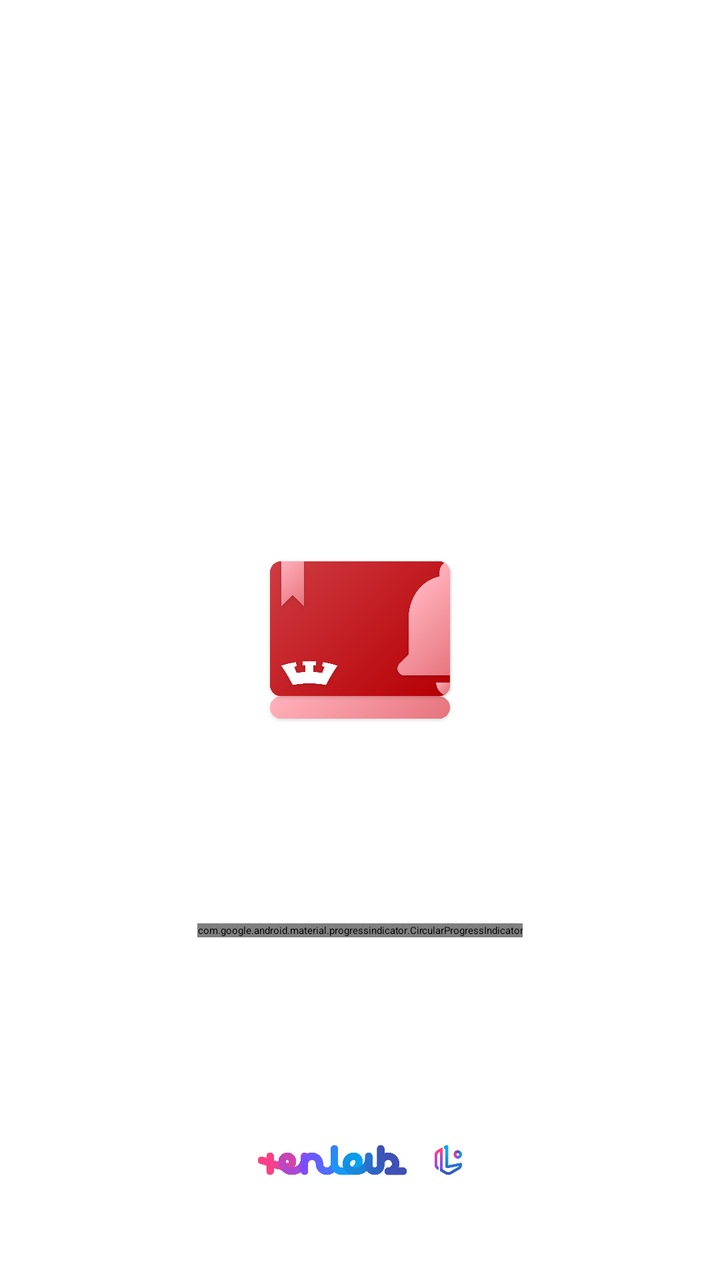
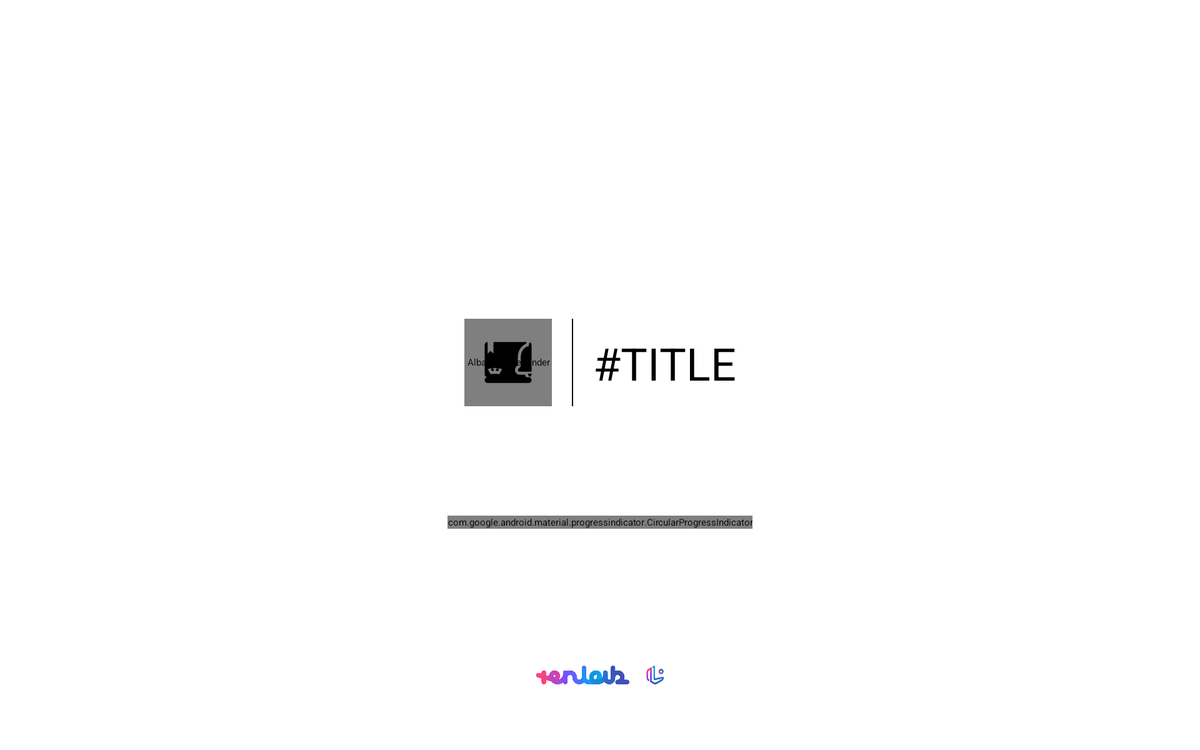

An Android layout and its configuration variant, each rendered on a device that would load it. The default file and the variant file are quoted in full after the pictures.
<!-- AndroidManifest.xml: application theme Theme.Albatross.Splash -->
<!-- res/layout/activity_splash.xml -->
<?xml version="1.0" encoding="utf-8"?>
<layout xmlns:android="http://schemas.android.com/apk/res/android"
    xmlns:app="http://schemas.android.com/apk/res-auto">
    <data>
        <variable
            name="activity"
            type="net.ienlab.sogangassist.activity.SplashActivity" />
    </data>

    <androidx.constraintlayout.widget.ConstraintLayout
        android:layout_width="match_parent"
        android:layout_height="match_parent">

        <ImageView
            android:id="@+id/imgLogo"
            android:layout_width="120dp"
            android:layout_height="120dp"
            android:src="@drawable/ic_icon_color"
            android:contentDescription="@string/real_app_name"
            app:layout_constraintStart_toStartOf="parent"
            app:layout_constraintEnd_toEndOf="parent"
            app:layout_constraintTop_toTopOf="parent"
            app:layout_constraintBottom_toBottomOf="parent" />

        <com.google.android.material.progressindicator.CircularProgressIndicator
            android:id="@+id/progressBar"
            android:layout_width="wrap_content"
            android:layout_height="wrap_content"
            android:indeterminate="true"
            app:indicatorColor="?attr/colorAccent"
            app:layout_constraintStart_toStartOf="parent"
            app:layout_constraintEnd_toEndOf="parent"
            app:layout_constraintTop_toBottomOf="@id/imgLogo"
            app:layout_constraintBottom_toTopOf="@id/devLogo" />

        <ImageView
            android:id="@+id/devLogo"
            android:layout_width="120dp"
            android:layout_height="60dp"
            android:src="@drawable/img_dev"
            android:layout_marginBottom="30dp"
            android:contentDescription="@string/dev_ienlab"
            app:layout_constraintStart_toStartOf="parent"
            app:layout_constraintEnd_toEndOf="parent"
            app:layout_constraintBottom_toBottomOf="parent"/>

    </androidx.constraintlayout.widget.ConstraintLayout>
</layout>
<!-- resources referenced by this layout -->
<resources>
  <!-- drawable ic_icon_color: png bitmap (drawable, 193698 bytes) -->
  <!-- drawable img_dev: png bitmap (drawable, 56156 bytes) -->
  <string name="dev_ienlab">Designed, Developed By ienlab\n(Sogang Univ. Art&amp;Technology 20 Ericano Rhee)</string>
  <string name="real_app_name">Albatross Reminder</string>
</resources>
<!-- res/layout-w900dp-land/activity_splash.xml (the repository's variant of the layout above) -->
<!-- drawn on a 7-inch tablet turned sideways -->
<?xml version="1.0" encoding="utf-8"?>
<layout xmlns:android="http://schemas.android.com/apk/res/android"
    xmlns:app="http://schemas.android.com/apk/res-auto">
    <data>
        <variable
            name="activity"
            type="net.ienlab.sogangassist.activity.SplashActivity" />
    </data>

    <androidx.constraintlayout.widget.ConstraintLayout
        android:layout_width="match_parent"
        android:layout_height="match_parent">

        <de.hdodenhof.circleimageview.CircleImageView
            android:id="@+id/imgBackground"
            android:layout_width="70dp"
            android:layout_height="70dp"
            android:src="@drawable/ic_background"
            android:contentDescription="@string/real_app_name"
            android:layout_marginBottom="20dp"
            app:layout_constraintStart_toStartOf="parent"
            app:layout_constraintEnd_toStartOf="@id/line"
            app:layout_constraintTop_toTopOf="parent"
            app:layout_constraintBottom_toBottomOf="parent"
            app:layout_constraintHorizontal_chainStyle="packed" />

        <ImageView
            android:id="@+id/imgLogo"
            android:layout_width="50dp"
            android:layout_height="50dp"
            android:src="@drawable/ic_icon"
            android:contentDescription="@string/real_app_name"
            app:tint="@android:color/white"
            app:layout_constraintStart_toStartOf="@id/imgBackground"
            app:layout_constraintEnd_toEndOf="@id/imgBackground"
            app:layout_constraintTop_toTopOf="@id/imgBackground"
            app:layout_constraintBottom_toBottomOf="@id/imgBackground" />

        <View
            android:id="@+id/line"
            android:layout_width="1dp"
            android:layout_height="0dp"
            android:background="@color/black"
            android:layout_marginStart="@dimen/usual_margin"
            android:layout_marginEnd="@dimen/usual_margin"
            app:layout_constraintStart_toEndOf="@id/imgBackground"
            app:layout_constraintEnd_toStartOf="@id/appTitle"
            app:layout_constraintTop_toTopOf="@id/imgBackground"
            app:layout_constraintBottom_toBottomOf="@id/imgBackground" />

        <TextView
            android:id="@+id/appTitle"
            android:layout_width="wrap_content"
            android:layout_height="wrap_content"
            android:text="#TITLE"
            android:textAlignment="viewStart"
            android:textColor="@color/black"
            android:textSize="36sp"
            app:layout_constraintStart_toEndOf="@id/line"
            app:layout_constraintEnd_toEndOf="parent"
            app:layout_constraintTop_toTopOf="@id/imgBackground"
            app:layout_constraintBottom_toBottomOf="@id/imgBackground"/>

        <com.google.android.material.progressindicator.CircularProgressIndicator
            android:id="@+id/progressBar"
            android:layout_width="wrap_content"
            android:layout_height="wrap_content"
            android:indeterminate="true"
            app:indicatorColor="@color/colorAccent"
            app:layout_constraintStart_toStartOf="parent"
            app:layout_constraintEnd_toEndOf="parent"
            app:layout_constraintTop_toBottomOf="@id/imgBackground"
            app:layout_constraintBottom_toTopOf="@id/devLogo" />

        <ImageView
            android:id="@+id/devLogo"
            android:layout_width="120dp"
            android:layout_height="60dp"
            android:src="@drawable/img_dev"
            android:layout_marginBottom="30dp"
            android:contentDescription="@string/dev_ienlab"
            app:layout_constraintStart_toStartOf="parent"
            app:layout_constraintEnd_toEndOf="parent"
            app:layout_constraintBottom_toBottomOf="parent"/>

    </androidx.constraintlayout.widget.ConstraintLayout>
</layout>
<!-- resources referenced by the variant -->
<!-- as a 7-inch tablet turned sideways resolves them -->
<resources>
  <!-- from res/values-night/ (not used when drawing this layout) -->
  <color name="black">#EAEAEA</color>
  <dimen name="usual_margin">16dp</dimen>
  <!-- drawable ic_background (drawable) -->
  <vector xmlns:android="http://schemas.android.com/apk/res/android"
      xmlns:aapt="http://schemas.android.com/aapt"
      android:width="108dp"
      android:height="108dp"
      android:viewportWidth="108"
      android:viewportHeight="108">
    <group android:scaleX="0.108"
        android:scaleY="0.108">
      <path
          android:pathData="M0,0h1000v1000h-1000z">
        <aapt:attr name="android:fillColor">
          <gradient 
              android:startY="0"
              android:startX="0"
              android:endY="1000"
              android:endX="1000"
              android:type="linear">
            <item android:offset="0" android:color="#FFFFB0BA"/>
            <item android:offset="1" android:color="#FFB60005"/>
          </gradient>
        </aapt:attr>
      </path>
    </group>
  </vector>
  <!-- drawable ic_icon (drawable) -->
  <vector android:height="24dp" android:viewportHeight="2048"
      android:viewportWidth="2048" android:width="24dp" xmlns:android="http://schemas.android.com/apk/res/android">
      <path android:fillColor="#FF000000" android:pathData="M1696,1504h-82.52c-0.54,-0.81 -1.09,-1.61 -1.62,-2.43c-15.49,-24.1 -25.88,-50.86 -30.75,-78.81h-178.36c-32.31,0 -63.12,-9.69 -89.1,-28.03c-23.91,-16.87 -42.52,-40.22 -53.83,-67.52c-11.36,-27.42 -14.7,-57.24 -9.67,-86.25c5.46,-31.46 20.45,-60.2 43.37,-83.11l48.09,-48.09V854.15c0,-110.77 29.85,-212.57 86.34,-294.39c29.61,-42.89 65.92,-79.33 107.94,-108.3c23.16,-15.98 47.9,-29.57 74,-40.68c3.36,-20.56 10.18,-40.48 20.19,-58.78H544v384l-96,-96l-96,96V352c-52.8,0 -96,43.2 -96,96v960c0,52.8 43.2,96 96,96h0c-52.8,0 -96,43.2 -96,96v0c0,52.8 43.2,96 96,96h1344c52.8,0 96,-43.2 96,-96v0C1792,1547.2 1748.8,1504 1696,1504zM474.54,1213.29l11.48,33.81c0,0 -11.63,1.8 -23.53,4.56l19.86,53.5c0,0 38.73,-6.51 76.2,-8.37l-2.29,-57.83c0,0 -8.2,-0.07 -19.5,1.09l-3.82,-33.71c19.53,-1.56 39.26,-2.4 59.18,-2.4c19.86,0 39.5,0.84 58.99,2.4l-3.86,33.71c-11.27,-1.16 -19.46,-1.09 -19.46,-1.09l-2.32,57.83c37.49,1.86 76.24,8.37 76.24,8.37l19.88,-53.28c-11.46,-3.2 -23.5,-4.84 -23.5,-4.84l11.39,-33.79c42.12,6.69 83.07,16.8 122.52,30.22c-19.93,25.39 -75.18,115.26 -98.25,164.52c0,0 -130.22,-30.55 -283.42,0c0,0 -48.26,-95.65 -98.33,-164.45C391.44,1230.09 432.46,1219.96 474.54,1213.29z"/>
      <path android:fillColor="#FF000000" android:pathData="M1673.92,1385.85c0,46.93 27.43,87.69 67.36,106.72c30.13,-16.24 50.72,-48.12 50.72,-84.57v-22.15H1673.92z"/>
      <path android:fillColor="#FF000000" android:pathData="M1744.95,365.51c-24.94,15.66 -41.49,43.4 -41.49,75.1v40.17c-169.55,40.17 -265.85,191.41 -265.85,373.37v295.38l-76.21,76.21c-37.22,37.22 -11.22,101.02 41.35,101.02H1792V448C1792,413.05 1773.06,382.31 1744.95,365.51z"/>
  </vector>
  <!-- drawable img_dev: png bitmap (drawable, 56156 bytes) -->
  <string name="dev_ienlab">Designed, Developed By ienlab\n(Sogang Univ. Art&amp;Technology 20 Ericano Rhee)</string>
  <string name="real_app_name">Albatross Reminder</string>
</resources>
